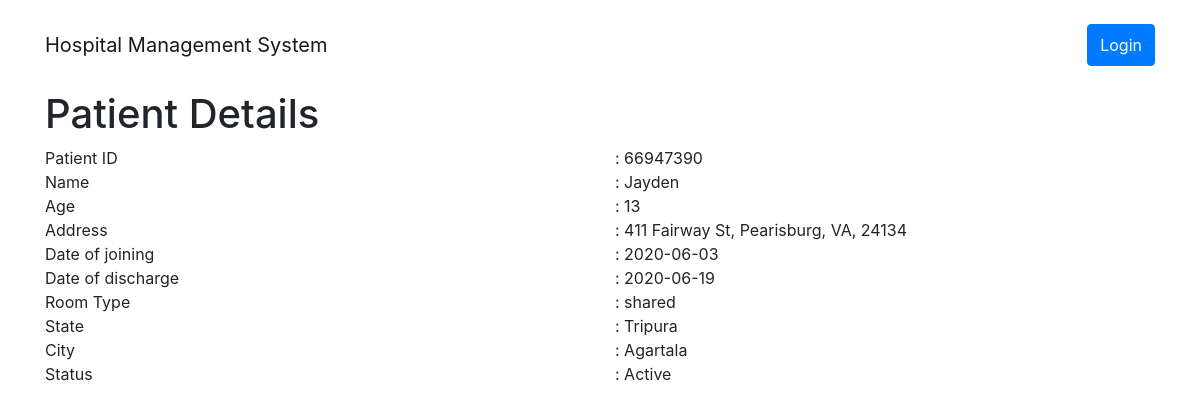
The app's page /show_patient_details?patient_id=66947390, older data.
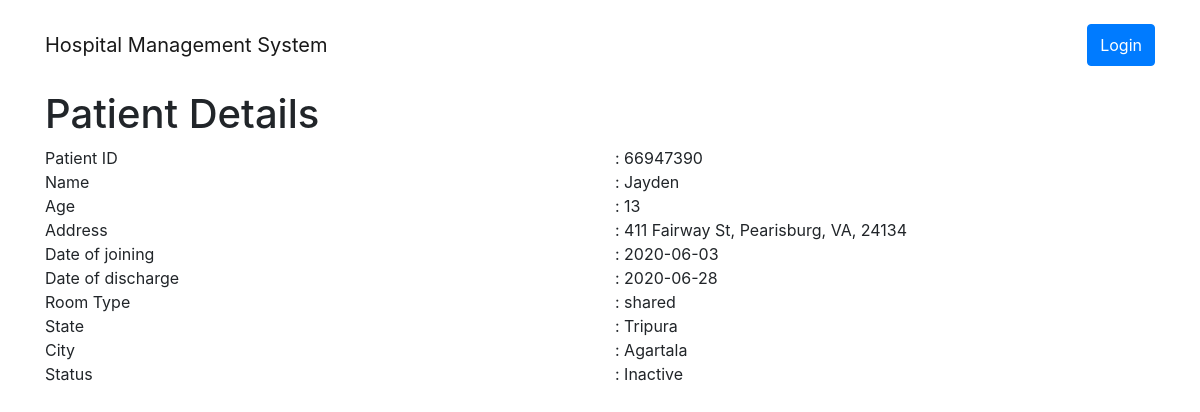
The same page, newer data.
### hms/models.py (models this page shows, shortened)
class Patient(db.Model):
	ssn = db.Column(db.Integer, nullable=False)
	patient_id = db.Column(db.Integer, primary_key=True)
	patient_name = db.Column(db.String(20), nullable=False)
	patient_address = db.Column(db.String(100), nullable=False)
	patient_age = db.Column(db.Integer, nullable=False)
	patient_DOJ = db.Column(db.Date, nullable=False)
	patient_DOD = db.Column(db.Date, nullable=True)
	patient_room_type = db.Column(db.String(10), nullable=False)
	patient_state = db.Column(db.String(20), nullable=False)
	patient_city = db.Column(db.String(20), nullable=False)
	patient_status = db.Column(db.String(10), nullable=False)
	medicines = db.relationship('Medicine', backref='patient', lazy=True)
	diagnostics = db.relationship('Diagnostics', backref='patient', lazy=True)

### hms/routes.py (the view)
@app.route('/show_patient_details')
def show_patient_details():
	patient_id = request.args.get('patient_id', None, type=int)
	if not patient_id:
		flash("Patient Not Found!!!", category="danger")
		return redirect(url_for('search_patient'))
	else:
		patient = Patient.query.filter_by(patient_id=patient_id).first()
		if not patient:
			flash("Patient Not Found!!!", category="danger")
			return redirect(url_for('search_patient'))
		else:
			med_total_amount = 0
			diag_total_amount = 0
			for medicine in patient.medicines:
				med_total_amount += medicine.medicine_amount
			for diagnostic in patient.diagnostics:
				diag_total_amount += diagnostic.diagnostics_amount
			return render_template('show_patient_details.html', title="Patient Details", patient=patient, med_total_amount=med_total_amount, diag_total_amount=diag_total_amount)

### hms/templates/show_patient_details.html (shortened to what this page needs)
{% extends 'layout.html' %}
{% block content %}
<section>
	<h1>Patient Details</h1>
	<div class="row">
		<div class="col">
			Patient ID <br>
			Name <br>
			Age	<br>
			Address <br>
			Date of joining <br>
			Date of discharge <br>
			Room Type <br>
			State <br>
			City <br>
			Status <br>
		</div>
		<div class="col pr-auto">
			: {{ patient.patient_id }} <br>
			: {{ patient.patient_name }} <br>
			: {{ patient.patient_age }} <br>
			: {{ patient.patient_address }} <br>
			: {{ patient.patient_DOJ }} <br>
			{% if patient.patient_DOD.strftime("%Y-%B-%d") == "3000-January-01" %}
			: Not Discharged Yet <br>
			{% else %}
			: {{ patient.patient_DOD }} <br>
			{% endif %}
			: {{ patient.patient_room_type }} <br>
			: {{ patient.patient_state }} <br>
			: {{ patient.patient_city }} <br>
			: {{ patient.patient_status }} <br>
		</div>
	</div>
	<br>
</section>
{% endblock content %}

### hms/templates/layout.html (shortened to what this page needs)
<!DOCTYPE html>
<html>
<head>
	<link rel="stylesheet" href="https://stackpath.bootstrapcdn.com/bootstrap/4.5.0/css/bootstrap.min.css">
	<link rel="stylesheet" type="text/css" href="{{ url_for('static', filename='main.css') }}">
</head>
<body>
	<nav class="navbar navbar-expand-lg navbar-light" style="background-color: white;">
		<div class="container pt-3 pb-3">
			<a class="navbar-brand" href="#">Hospital Management System</a>
			{% if session.get('USER_ID') %}
			<button class="navbar-toggler" type="button" data-toggle="collapse" data-target="#navbarSupportedContent" aria-controls="navbarSupportedContent" aria-expanded="false" aria-label="Toggle navigation">
				<span class="navbar-toggler-icon"></span>
			</button>
			<div class="collapse navbar-collapse" id="navbarSupportedContent">
				<ul class="navbar-nav mr-auto">
					<li class="nav-item">
						<a class="nav-link" href="{{ url_for('search_patient') }}">Search Patient</a>
					</li>
					{% if session.get('ROLE') == "adm_desk" %}
					<li class="nav-item">
						<a class="nav-link" href="{{ url_for('add_patient') }}">Add Patient</a>
					</li>
					<li class="nav-item">
						<a class="nav-link" href="{{ url_for('view_active_patients') }}">View Active Patients</a>
					</li>
					{% endif %}
				</ul>
				<a class="btn btn-primary pt-2 pb-2" href="{{ url_for('logout') }}">Logout</a>
			</div>
			{% else %}
			<a class="btn btn-primary pt-2 pb-2 ml-auto" href="{{ url_for('login') }}">Login</a>
			{% endif %}
		</div>
	</nav>
	<div class="container">
		{% block content %}
		{% endblock content %}
	</div>
</body>
</html>

Row changes from the older to the newer data that the page shows:
changed Patient "Jayden": patient_DOD "2020-06-19" → "2020-06-28"; patient_status "Active" → "Inactive"
